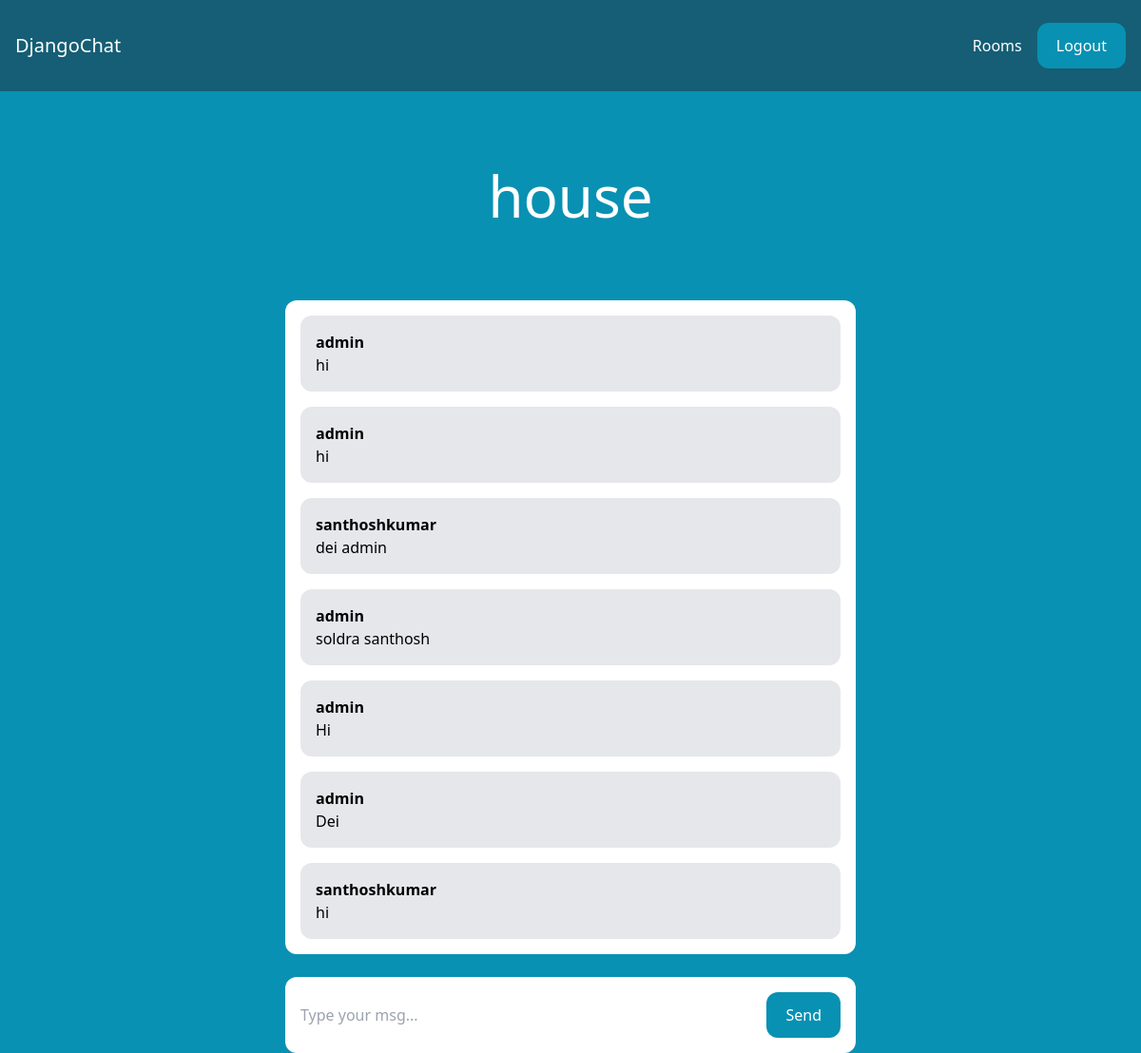
/rooms/house (signed in), run on the app's committed database.
### room/models.py (models this page shows, shortened)
class Room(models.Model):
    name = models.CharField(max_length=255)
    slug = models.SlugField(unique=True)

class Messages(models.Model):
    room = models.ForeignKey(Room,related_name='messages',on_delete=models.CASCADE)
    user = models.ForeignKey(User,related_name='messages',on_delete=models.CASCADE)
    content = models.TextField()
    date_added = models.DateTimeField(auto_now_add=True)
    class Meta:
        ordering = ('date_added',)

### room/views.py (the view)
# urls.py: path('rooms/',include('room.urls')),
@login_required(login_url='/login')
def room(request,slug):
    room = Room.objects.get(slug=slug)
    message = Messages.objects.filter(room=room)
    return render(request,'room/room.html',{'room' : room,'messages':message})

### room/templates/room/room.html (shortened to what this page needs)
{% extends 'core/base.html' %}
{% block content %}
<div class="p-10 lg:p-20 text-center">
    <h1 class="text-3xl lg:text-6xl text-white">{{ room.name }}</h1>
</div>
<div class="lg:w-2/4 mx-4 lg:mx-auto p-4 bg-white rounded-xl">
    <div class="chat-messages space-y-4" id="chat-messages">
        {% for msg in messages %}
            <div class="p-4 bg-gray-200 rounded-xl">
                <p class="font-semibold">{{msg.user.username}}</p>
                <p>{{msg.content}}</p>
            </div>
        {% endfor %}
    </div>
</div>
<div class="lg:w-2/4 mt-6 mx-4 lg:mx-auto p-4 bg-white rounded-xl">
    <form action="." method="POST" class="flex">
        <input type="text" name="content" id="chat-message-input" class="mr-3 flex-1" placeholder="Type your msg...">
        <button type="submit" id="chat-message-submit" class=" px-5 py-3 rounded-xl text-white bg-cyan-600 hover:bg-cyan-950">Send</button>
    </form>
</div>
{% endblock %}

### data on the page
Room: name "house"
Messages: user.username "admin", content "hi"
Messages: user.username "admin", content "hi"
Messages: user.username "santhoshkumar", content "dei admin"
Messages: user.username "admin", content "soldra santhosh"
Messages: user.username "admin", content "Hi"
Messages: user.username "admin", content "Dei"
Messages: user.username "santhoshkumar", content "hi"
